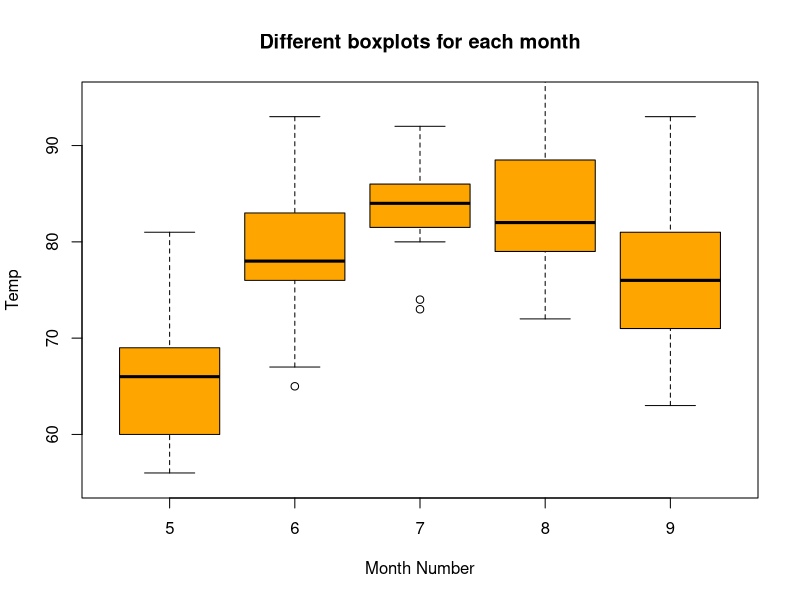
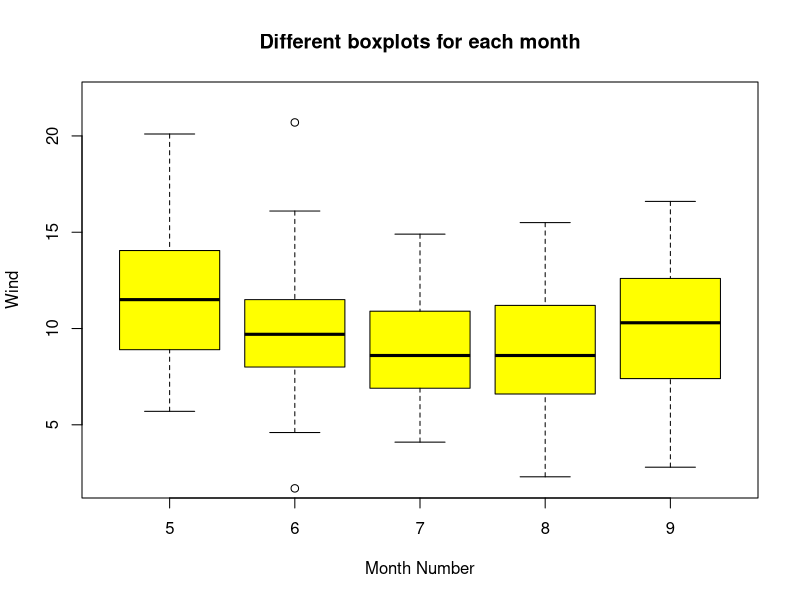
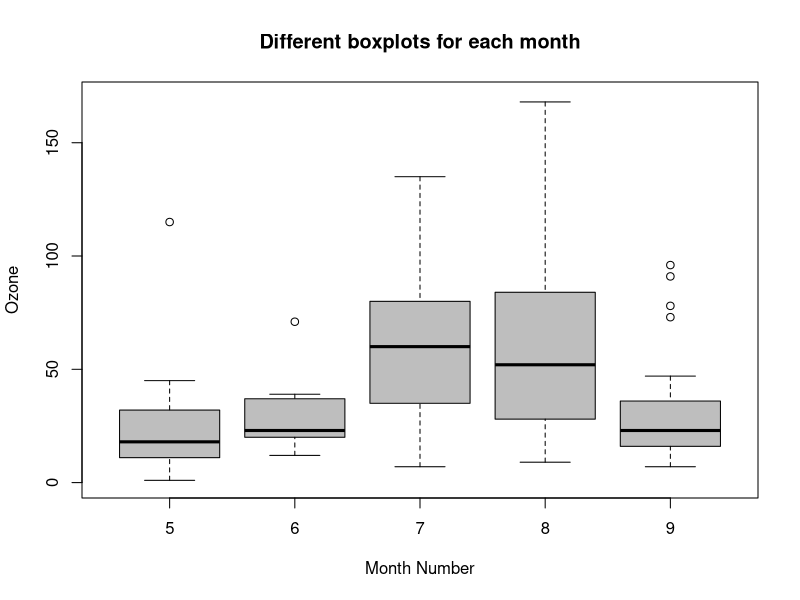

The R source for these figures, in order:
boxplot(Temp ~ Month, data = airquality,
        col = 'orange',
        ylim = c(55, 95),
        ylab = "Temp",
        xlab = 'Month Number',
        main = 'Different boxplots for each month')

boxplot(Wind ~ Month, data = airquality,
        col = 'yellow',
        ylim = c(2, 22),
        ylab = "Wind",
        xlab = 'Month Number',
        main = 'Different boxplots for each month')

boxplot(Ozone ~ Month, data = airquality,
        col = 'gray',
        ylim = c(0, 170),
        ylab = "Ozone",
        xlab = 'Month Number',
        main = 'Different boxplots for each month')
